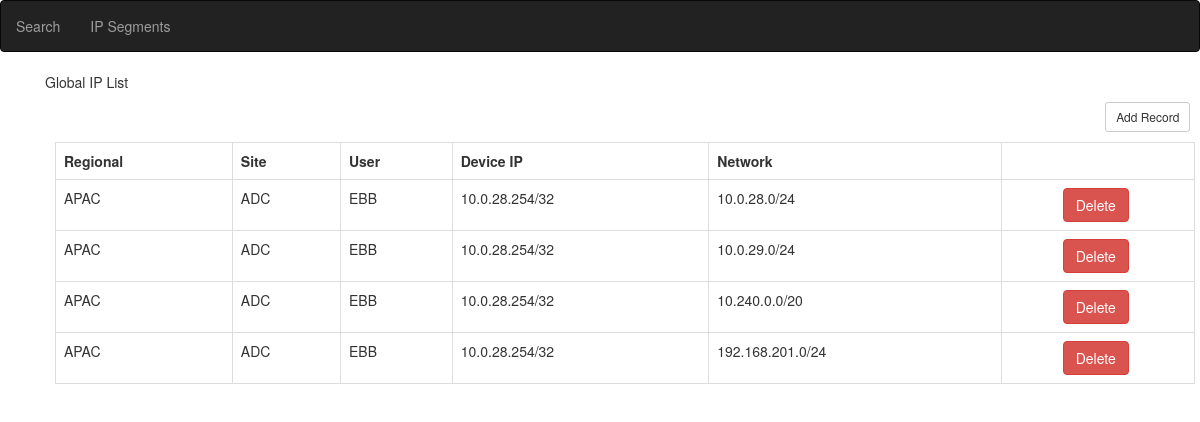
The app's page /proj/global.php with its own data.
### tables this page shows
CREATE TABLE `global_ip` (
  `globalseg_id` int(11) NOT NULL AUTO_INCREMENT,
  `regional` varchar(45) NOT NULL,
  `site` varchar(45) NOT NULL,
  `users` varchar(45) NOT NULL,
  `device_ip` varchar(45) NOT NULL,
  `network` varchar(45) NOT NULL,
  PRIMARY KEY (`globalseg_id`),
  UNIQUE KEY `globalseg_id_UNIQUE` (`globalseg_id`)
);

### proj/global.php (the view, shortened to what this page needs)
<!DOCTYPE html>
<html>
    <head>
    <link rel="stylesheet" type="text/css" media="all" href="css/style.css">
    <link rel="stylesheet" type="text/css" media="all" href="css/bootstrap.css">
    <link rel="stylesheet" type="text/css" media="all" href="css/bootstrap.min.css">
    </head>
    <body>
    <nav class="navbar navbar-inverse" id="nav">
        <ul class="nav navbar-nav" id="navb">
            <li><a href="index.php">Search</a></li>
            <li><a href="ipseg.php">IP Segments</a></li>
        </ul>
    </nav>
    <div class="oz container">
<div class="global container">
<p>Global IP List</p>
<a href="newrecordglobal.php" type="button" class="btn btn-default btn-sm" id="elastic-add">Add Record</a>
<table class="table-bordered table-hover table" id="table" style="margin-top:10px; margin-left:10px; margin-bottom: 10px;">
    <tr>
        <th>Regional</th>
        <th>Site</th>
        <th>User</th>
        <th>Device IP</th>
        <th>Network</th>
        <th></th>
    </tr>
<?php
    $db = new mysqli('localhost', 'root', '', 'ip_segments');
    $query = $db->query("SELECT globalseg_id, regional, site, users, device_ip, network FROM global_ip");
        if ($query->num_rows) {
            while ($r = $query->fetch_object()) {
                echo "<tr>";
                echo "<td>".$r->regional."</td>";
                echo "<td>".$r->site."</td>";
                echo "<td>".$r->users."</td>";
                echo "<td>".$r->device_ip."</td>";
                echo "<td>".$r->network."</td>";
                echo "<td><a href='delglobal.php?id=".$r->globalseg_id."' class='btn btn-danger' id='dc' role='button'>Delete</a></td>";
                echo "</tr>";
            }
        }
?>
</table>
</div>
    </body>
</html>

### proj/css/style.css (style rules this page uses)
#dc { margin-left: 30%; }
#elastic-add { margin-left: 93%; }

### records on screen
global_ip: regional "APAC", site "ADC", users "EBB", device_ip "10.0.28.254/32", network "10.0.28.0/24"
global_ip: regional "APAC", site "ADC", users "EBB", device_ip "10.0.28.254/32", network "10.0.29.0/24"
global_ip: regional "APAC", site "ADC", users "EBB", device_ip "10.0.28.254/32", network "10.240.0.0/20"
global_ip: regional "APAC", site "ADC", users "EBB", device_ip "10.0.28.254/32", network "192.168.201.0/24"
